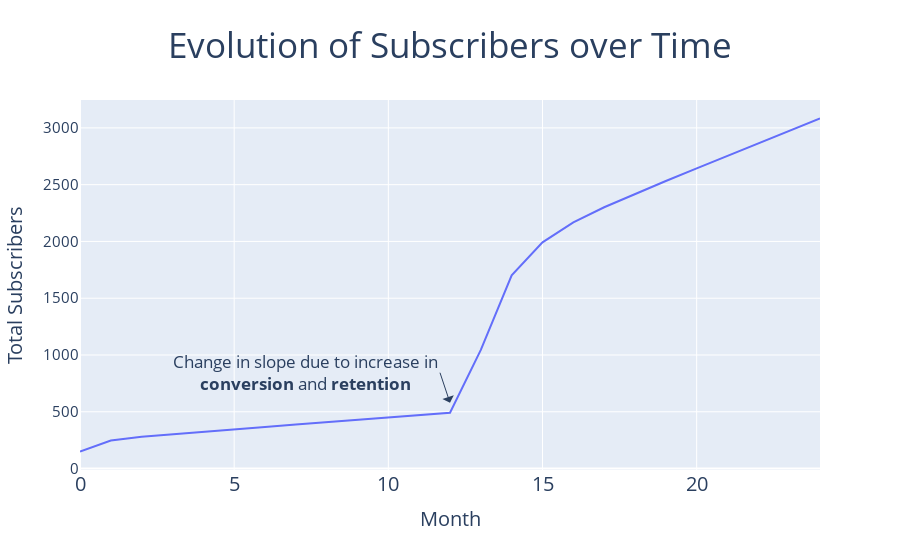

The code cell stored with this chart in its notebook:
### Code cell
px.line(
    subscribers,
    x = 'Month',
    y = "(All) Total Current Subscribers",
    title = "Evolution of Subscribers over Time",
    labels = {"(All) Total Current Subscribers" : "Total Subscribers"}
    ).update_layout(
        title_font = dict(size = 35),
        title = {'x':0.5,
                 'y': .94,
                 'xanchor': 'center'} ,
        height = 550
    ).update_xaxes(
        title_font = dict(
            size = 20
        ),
        tickfont_size= 20
    ).update_yaxes(
        title_font = dict(
            size = 20
        ),
        tickfont_size= 15
    ).add_annotation(
        text = "Change in slope due to increase in<br><b>conversion</b> and <b>retention</b>",
        x = 12,
        y = 491.468,
        arrowhead = 1,
        yshift=10,
        xanchor="right",
        font=dict(
            size=17
            ),
        arrowsize=2,
        align="center",       
    )

### Figure 1 — Plotly figure (JSON) as saved in the notebook; plotly's stock layout.template omitted (floating-point values rounded to 4 significant figures)
{"data": [{"hovertemplate": "Month=%{x}<br>Total Subscribers=%{y}<extra></extra>", "legendgroup": "", "line": {"color": "#636efa", "dash": "solid"}, "marker": {"symbol": "circle"}, "mode": "lines", "name": "", "orientation": "v", "showlegend": false, "type": "scatter", "x": [0, 1, 2, 3, 4, 5, 6, 7, 8, 9, 10, 11, 12, 13, 14, 15, 16, 17, 18, 19, 20, 21, 22, 23, 24], "xaxis": "x", "y": [150, 246.9, 280.1, 303.0, 324.2, 345.2, 366.1, 387.0, 407.9, 428.8, 449.7, 470.6, 491.5, 1045.0, 1701.0, 1992.0, 2168.0, 2301.0, 2419.0, 2532.0, 2643.0, 2753.0, 2863.0, 2973.0, 3083.0], "yaxis": "y"}], "layout": {"annotations": [{"align": "center", "arrowhead": 1, "arrowsize": 2, "font": {"size": 17}, "text": "Change in slope due to increase in<br><b>conversion</b> and <b>retention</b>", "x": 12, "xanchor": "right", "y": 491.5, "yshift": 10}], "height": 550, "legend": {"tracegroupgap": 0}, "title": {"font": {"size": 35}, "text": "Evolution of Subscribers over Time", "x": 0.5, "xanchor": "center", "y": 0.94}, "xaxis": {"anchor": "y", "domain": [0, 1], "tickfont": {"size": 20}, "title": {"font": {"size": 20}, "text": "Month"}}, "yaxis": {"anchor": "x", "domain": [0, 1], "tickfont": {"size": 15}, "title": {"font": {"size": 20}, "text": "Total Subscribers"}}}}
